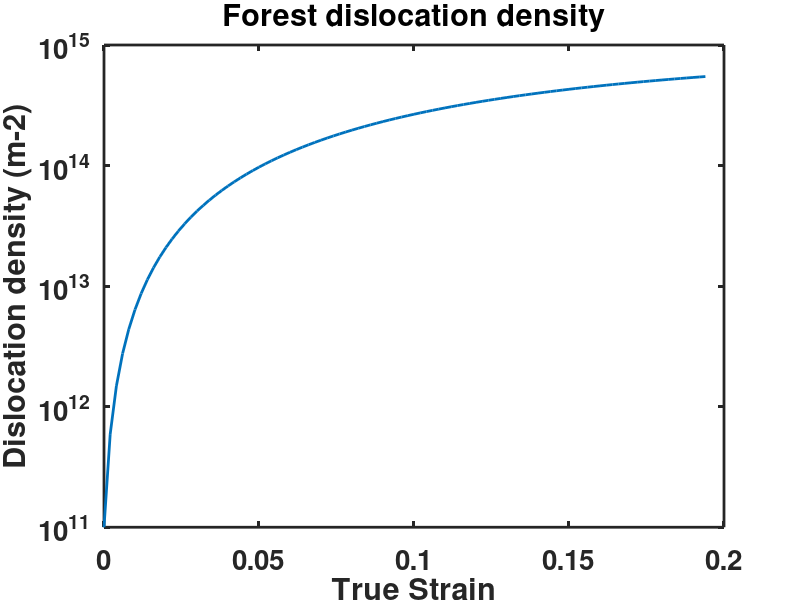
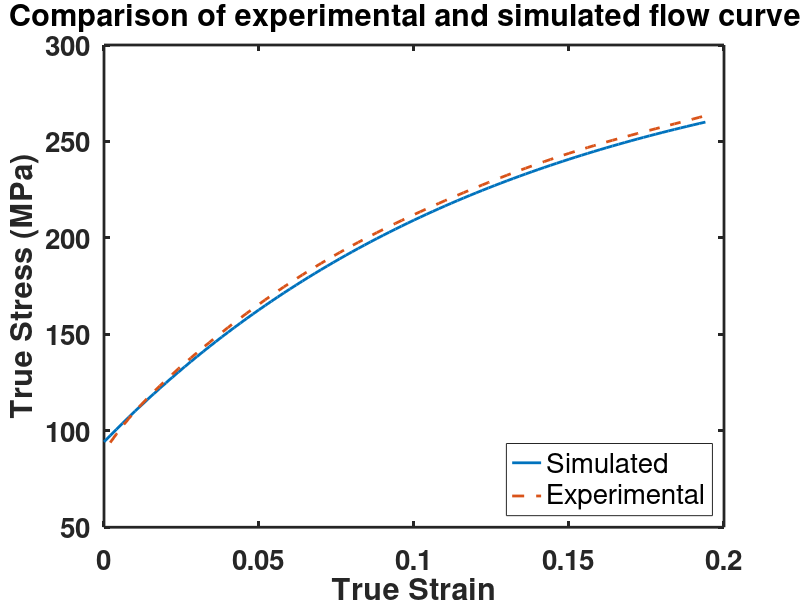

MATLAB code for these plots, in order:
%This script is for single parameter Kocks-Mecking model. The script is
%based on Kocks-Mecking equation dp/de=M(K1*sqrt(p)-K2*p). Here, 'p' is
% forest dislocation density. 'M' is Taylor factor. K1 is related to
% dislocation accumulation and K2 is related to dynamic recovery

clc;
clear all;

%Provide the path of the experimental data. Experimental data should be
%true plastic strain versus true stress in a 'txt' file.

data = load('example.txt');
exp_strain = data(:,1);
exp_stress = data(:,2);

%Input Material parameters
%Al
b=2.86E-10; %Burgers vector
G=27000;    %Shear modulus
orientationfactor=3.1;      %Taylor factor
alpha=0.3;

%Specify the total plastic strain till which simulations should be
%performed

total_plastic_strain=0.194;

%define the strain increment for performing the simulations
h=0.002; %a small value should always be used for accurate numerical integartion to be performed later

%Calculate the total number of steps in the calculation
total_steps=total_plastic_strain/h;

%Intialize variables for storing the output variables such as dislocation
%density and flow stress

Rho=zeros(1,(total_steps+1)); %initialize dislocation density
stress=zeros(1,(total_steps+1));%initialize flow stress
strain=zeros(1,(total_steps+1)); %intialize strain

%set initial counter
dynamic=1;

%Give an intial guess of K1 , K2, intial dislocation density and yield
%strength

 k_1=1.5E8;         %Initial guess of K1
 k_2=5;             %Initial guess of K2 
 
 %Keep changing K1 and K2 to get good match between experimental and
 %simulated stress-strain curves
 
 Rho(dynamic)=1E11; %intial dislocation density
 yield=92;          %yield stength of the material
 stress(dynamic)=yield+orientationfactor*alpha*G*b*sqrt(Rho(dynamic));
while dynamic <=total_steps
    
              y_1= (k_1*sqrt(Rho(dynamic))-k_2*Rho(dynamic))*orientationfactor*h;
              
              y_2= (k_1*sqrt(Rho(dynamic)+0.5*y_1)-k_2*(Rho(dynamic)+0.5*y_1))*orientationfactor*h;
              
              y_3= (k_1*sqrt(Rho(dynamic)+0.5*y_2)-k_2*(Rho(dynamic)+0.5*y_2))*orientationfactor*h;
              
              y_4= (k_1*sqrt(Rho(dynamic)+y_3)-k_2*(Rho(dynamic)+y_3))*orientationfactor*h;
              
              Rho(dynamic+1)= Rho(dynamic)+((y_1+2*y_2+2*y_3+y_4)/6);
              
              strain(dynamic+1)=strain(dynamic)+h;
              stress(dynamic+1)=yield+orientationfactor*alpha*G*b*sqrt(Rho(dynamic+1));
              dynamic=dynamic+1;
end


%plot forest dislocation density with plastic strain
plot(strain,Rho,'linewidth',2)
title('Forest dislocation density')
xlabel('True Strain')
ylabel('Dislocation density (m-2)')
set(gca, 'YScale', 'log')
set(gca,'FontSize',20,'fontweight','bold')
set(gcf,'color','w');
set(gca,'linewidth',2);

figure ()

%compare simulated flow stress with plastic strain with experimental flow
%stress data
plot(strain,stress,'linewidth',2) %simulated
hold on
plot(exp_strain,exp_stress,'linewidth',2,'LineStyle','--') %experimental
title('Comparison of experimental and simulated flow curves')
xlabel('True Strain')
ylabel('True Stress (MPa)')
set(gca,'FontSize',20,'fontweight','bold')
set(gcf,'color','w');
set(gca,'linewidth',2);
legend('Simulated','Experimental','Location','Southeast','Orientation','vertical','fontsize',20);



